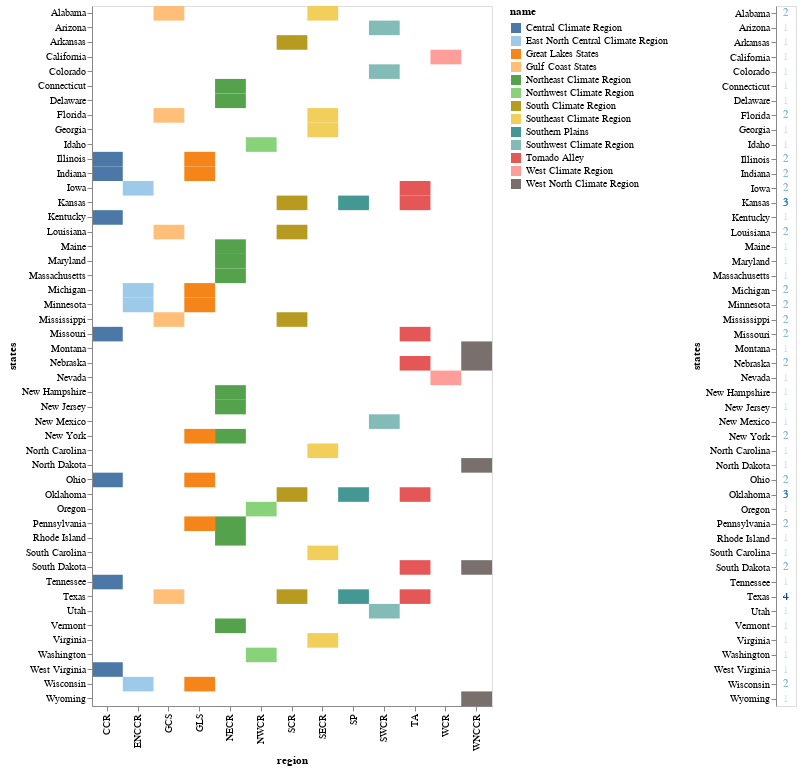

Source (notebook cell):
### Code cell
region_membership = regions.groupby('states')['region'].count().reset_index()
region_membership = region_membership.rename(columns={'region':'region_membership'})
regions_membership = regions.merge(region_membership, on ='states')

heatmap = alt.Chart(regions_membership).mark_rect().encode(
    alt.Y('states:O'),
    alt.X('region:N'),
    alt.Color('name:N', scale=alt.Scale(scheme='tableau20'))
).properties(
    width=400,
    height=700
)

membership_plot = alt.Chart(regions_membership).mark_text().encode(
    y = alt.Y('states:O'),
    text = alt.Text('region_membership:Q'),
    color = alt.Text('region_membership:Q', legend=None),
).properties(
    height=700
)


heatmap | membership_plot

### Figure 1 — Vega-Lite specification as saved in the notebook (floating-point values rounded to 4 significant figures)
{"config": {"view": {"continuousWidth": 400, "continuousHeight": 300}}, "hconcat": [{"mark": "rect", "encoding": {"color": {"type": "nominal", "field": "name", "scale": {"scheme": "tableau20"}}, "x": {"type": "nominal", "field": "region"}, "y": {"type": "ordinal", "field": "states"}}, "height": 700, "width": 400}, {"mark": "text", "encoding": {"color": {"type": "quantitative", "field": "region_membership", "legend": null}, "text": {"type": "quantitative", "field": "region_membership"}, "y": {"type": "ordinal", "field": "states"}}, "height": 700}], "data": {"name": "data-2afc0d099a16742be86dc13a090fa4c6"}, "$schema": "https://vega.github.io/schema/vega-lite/v4.8.1.json", "datasets": {"data-2afc0d099a16742be86dc13a090fa4c6": [{"region": "CCR", "name": "Central Climate Region", "states": "Illinois", "abbrv": "IL", "id": 17, "region_membership": 2}, {"region": "GLS", "name": "Great Lakes States", "states": "Illinois", "abbrv": "IL", "id": 17, "region_membership": 2}, {"region": "CCR", "name": "Central Climate Region", "states": "Indiana", "abbrv": "IN", "id": 18, "region_membership": 2}, {"region": "GLS", "name": "Great Lakes States", "states": "Indiana", "abbrv": "IN", "id": 18, "region_membership": 2}, {"region": "CCR", "name": "Central Climate Region", "states": "Kentucky", "abbrv": "KY", "id": 21, "region_membership": 1}, {"region": "CCR", "name": "Central Climate Region", "states": "Missouri", "abbrv": "MO", "id": 29, "region_membership": 2}, {"region": "TA", "name": "Tornado Alley", "states": "Missouri", "abbrv": "MO", "id": 29, "region_membership": 2}, {"region": "CCR", "name": "Central Climate Region", "states": "Ohio", "abbrv": "H", "id": 39, "region_membership": 2}, {"region": "GLS", "name": "Great Lakes States", "states": "Ohio", "abbrv": "H", "id": 39, "region_membership": 2}, {"region": "CCR", "name": "Central Climate Region", "states": "Tennessee", "abbrv": "TN", "id": 47, "region_membership": 1}, {"region": "CCR", "name": "Central Climate Region", "states": "West Virginia", "abbrv": "WV", "id": 54, "region_membership": 1}, {"region": "ENCCR", "name": "East North Central Climate Region", "states": "Iowa", "abbrv": "IA", "id": 19, "region_membership": 2}, {"region": "TA", "name": "Tornado Alley", "states": "Iowa", "abbrv": "IA", "id": 19, "region_membership": 2}, {"region": "ENCCR", "name": "East North Central Climate Region", "states": "Michigan", "abbrv": "I", "id": 26, "region_membership": 2}, {"region": "GLS", "name": "Great Lakes States", "states": "Michigan", "abbrv": "I", "id": 26, "region_membership": 2}, {"region": "ENCCR", "name": "East North Central Climate Region", "states": "Minnesota", "abbrv": "MN", "id": 27, "region_membership": 2}, {"region": "GLS", "name": "Great Lakes States", "states": "Minnesota", "abbrv": "MN", "id": 27, "region_membership": 2}, {"region": "ENCCR", "name": "East North Central Climate Region", "states": "Wisconsin", "abbrv": "WI", "id": 55, "region_membership": 2}, {"region": "GLS", "name": "Great Lakes States", "states": "Wisconsin", "abbrv": "WI", "id": 55, "region_membership": 2}, {"region": "NECR", "name": "Northeast Climate Region", "states": "Connecticut", "abbrv": "T", "id": 9, "region_membership": 1}, {"region": "NECR", "name": "Northeast Climate Region", "states": "Delaware", "abbrv": "DE", "id": 10, "region_membership": 1}, {"region": "NECR", "name": "Northeast Climate Region", "states": "Maine", "abbrv": "E", "id": 23, "region_membership": 1}, {"region": "NECR", "name": "Northeast Climate Region", "states": "Maryland", "abbrv": "MD", "id": 24, "region_membership": 1}, {"region": "NECR", "name": "Northeast Climate Region", "states": "Massachusetts", "abbrv": "MA", "id": 25, "region_membership": 1}, {"region": "NECR", "name": "Northeast Climate Region", "states": "New Hampshire", "abbrv": "NH", "id": 33, "region_membership": 1}, {"region": "NECR", "name": "Northeast Climate Region", "states": "New Jersey", "abbrv": "NJ", "id": 34, "region_membership": 1}, {"region": "NECR", "name": "Northeast Climate Region", "states": "New York", "abbrv": "Y", "id": 36, "region_membership": 2}, {"region": "GLS", "name": "Great Lakes States", "states": "New York", "abbrv": "Y", "id": 36, "region_membership": 2}, {"region": "NECR", "name": "Northeast Climate Region", "states": "Pennsylvania", "abbrv": "PA", "id": 42, "region_membership": 2}, {"region": "GLS", "name": "Great Lakes States", "states": "Pennsylvania", "abbrv": "PA", "id": 42, "region_membership": 2}, {"region": "NECR", "name": "Northeast Climate Region", "states": "Rhode Island", "abbrv": "RI", "id": 44, "region_membership": 1}, {"region": "NECR", "name": "Northeast Climate Region", "states": "Vermont", "abbrv": "VT", "id": 50, "region_membership": 1}, {"region": "NWCR", "name": "Northwest Climate Region", "states": "Idaho", "abbrv": "ID", "id": 16, "region_membership": 1}, {"region": "NWCR", "name": "Northwest Climate Region", "states": "Oregon", "abbrv": "OR", "id": 41, "region_membership": 1}, {"region": "NWCR", "name": "Northwest Climate Region", "states": "Washington", "abbrv": "WA", "id": 53, "region_membership": 1}, {"region": "SCR", "name": "South Climate Region", "states": "Arkansas", "abbrv": "AR", "id": 5, "region_membership": 1}, {"region": "SCR", "name": "South Climate Region", "states": "Kansas", "abbrv": "KS", "id": 20, "region_membership": 3}, {"region": "SP", "name": "Southern Plains", "states": "Kansas", "abbrv": "KS", "id": 20, "region_membership": 3}, {"region": "TA", "name": "Tornado Alley", "states": "Kansas", "abbrv": "KS", "id": 20, "region_membership": 3}, {"region": "SCR", "name": "South Climate Region", "states": "Louisiana", "abbrv": "LA", "id": 22, "region_membership": 2}, {"region": "GCS", "name": "Gulf Coast States", "states": "Louisiana", "abbrv": "LA", "id": 22, "region_membership": 2}, {"region": "SCR", "name": "South Climate Region", "states": "Mississippi", "abbrv": "MS", "id": 28, "region_membership": 2}, {"region": "GCS", "name": "Gulf Coast States", "states": "Mississippi", "abbrv": "MS", "id": 28, "region_membership": 2}, {"region": "SCR", "name": "South Climate Region", "states": "Oklahoma", "abbrv": "OK", "id": 40, "region_membership": 3}, {"region": "SP", "name": "Southern Plains", "states": "Oklahoma", "abbrv": "OK", "id": 40, "region_membership": 3}, {"region": "TA", "name": "Tornado Alley", "states": "Oklahoma", "abbrv": "OK", "id": 40, "region_membership": 3}, {"region": "SCR", "name": "South Climate Region", "states": "Texas", "abbrv": "TX", "id": 48, "region_membership": 4}, {"region": "GCS", "name": "Gulf Coast States", "states": "Texas", "abbrv": "TX", "id": 48, "region_membership": 4}, {"region": "SP", "name": "Southern Plains", "states": "Texas", "abbrv": "TX", "id": 48, "region_membership": 4}, {"region": "TA", "name": "Tornado Alley", "states": "Texas", "abbrv": "TX", "id": 48, "region_membership": 4}, {"region": "SECR", "name": "Southeast Climate Region", "states": "Alabama", "abbrv": "AL", "id": 1, "region_membership": 2}, {"region": "GCS", "name": "Gulf Coast States", "states": "Alabama", "abbrv": "AL", "id": 1, "region_membership": 2}, {"region": "SECR", "name": "Southeast Climate Region", "states": "Florida", "abbrv": "L", "id": 12, "region_membership": 2}, {"region": "GCS", "name": "Gulf Coast States", "states": "Florida", "abbrv": "L", "id": 12, "region_membership": 2}, {"region": "SECR", "name": "Southeast Climate Region", "states": "Georgia", "abbrv": "GA", "id": 13, "region_membership": 1}, {"region": "SECR", "name": "Southeast Climate Region", "states": "North Carolina", "abbrv": "NC", "id": 37, "region_membership": 1}, {"region": "SECR", "name": "Southeast Climate Region", "states": "South Carolina", "abbrv": "SC", "id": 45, "region_membership": 1}, {"region": "SECR", "name": "Southeast Climate Region", "states": "Virginia", "abbrv": "VA", "id": 51, "region_membership": 1}, {"region": "SWCR", "name": "Southwest Climate Region", "states": "Arizona", "abbrv": "AZ", "id": 4, "region_membership": 1}, {"region": "SWCR", "name": "Southwest Climate Region", "states": "Colorado", "abbrv": "CO", "id": 8, "region_membership": 1}, {"region": "SWCR", "name": "Southwest Climate Region", "states": "New Mexico", "abbrv": "M", "id": 35, "region_membership": 1}, {"region": "SWCR", "name": "Southwest Climate Region", "states": "Utah", "abbrv": "UT", "id": 49, "region_membership": 1}, {"region": "WCR", "name": "West Climate Region", "states": "California", "abbrv": "CA", "id": 6, "region_membership": 1}, {"region": "WCR", "name": "West Climate Region", "states": "Nevada", "abbrv": "V", "id": 32, "region_membership": 1}, {"region": "WNCCR", "name": "West North Climate Region", "states": "Montana", "abbrv": "MT", "id": 30, "region_membership": 1}, {"region": "WNCCR", "name": "West North Climate Region", "states": "Nebraska", "abbrv": "NE", "id": 31, "region_membership": 2}, {"region": "TA", "name": "Tornado Alley", "states": "Nebraska", "abbrv": "NE", "id": 31, "region_membership": 2}, {"region": "WNCCR", "name": "West North Climate Region", "states": "North Dakota", "abbrv": "D", "id": 38, "region_membership": 1}, {"region": "WNCCR", "name": "West North Climate Region", "states": "South Dakota", "abbrv": "SD", "id": 46, "region_membership": 2}, {"region": "TA", "name": "Tornado Alley", "states": "South Dakota", "abbrv": "SD", "id": 46, "region_membership": 2}, {"region": "WNCCR", "name": "West North Climate Region", "states": "Wyoming", "abbrv": "WY", "id": 56, "region_membership": 1}]}}
